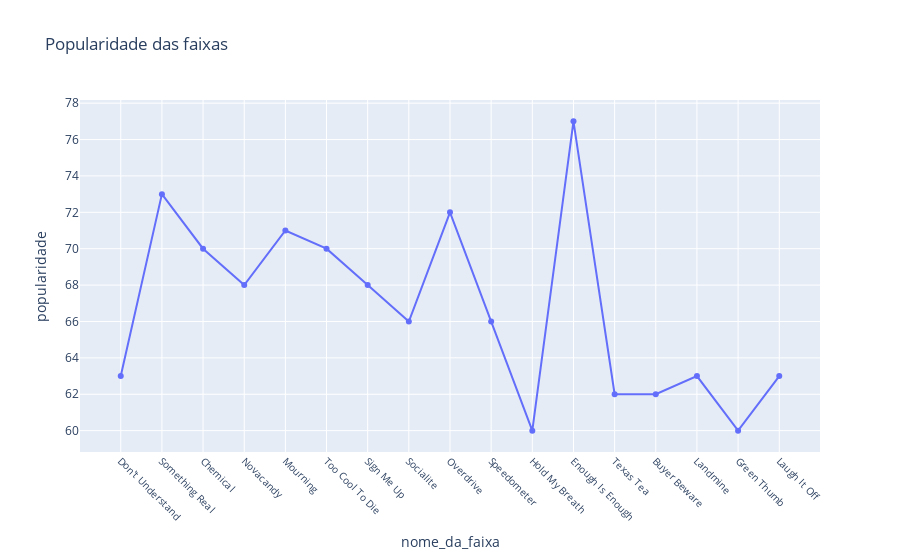

Here is the notebook cell this chart was saved with:
### Markdown cell above
Austin é um álbum que mostra a maturidade e a versatilidade de Post Malone. O álbum é uma mistura de estilos, com faixas que vão do hip hop ao rock. Post Malone demonstra sua habilidade de escrever letras com significado e sua voz única.

O álbum foi um sucesso comercial, alcançando o número dois na Billboard 200 dos Estados Unidos. O álbum também foi um sucesso de crítica, recebendo críticas positivas por sua produção, letras e voz de Post Malone.

**Aqui estão algumas comparações específicas entre **Austin** e os álbuns anteriores de Post Malone:**

* `"Chemical"` é uma faixa trap com uma melodia cativante e um refrão pop. A música é mais comercial e acessível do que as faixas trap de Post Malone.
* `"Mourning"` é uma balada melancólica que explora temas como amor e perda. A música é mais lenta e atmosférica do que as faixas trap de Post Malone.
* `"Overdrive"` é uma faixa rock com uma batida hip hop. A música é uma mistura de estilos que reflete a versatilidade de Post Malone.

### Code cell
fig = px.scatter(austin, x='nome_da_faixa', y='popularidade', title='Popularidade das faixas')
fig.update_traces(mode='lines+markers')
fig.update_xaxes(tickangle=45, tickfont=dict(size=10))  # Rotacionar os nomes das faixas e diminuir o tamanho da fonte
#fig.update_layout(height=800)  # Aumentar o tamanho do gráfico no eixo y
fig.show()

### Figure 1 — Plotly figure (JSON) as saved in the notebook; plotly's stock layout.template omitted (floating-point values rounded to 4 significant figures)
{"data": [{"hovertemplate": "nome_da_faixa=%{x}<br>popularidade=%{y}<extra></extra>", "legendgroup": "", "marker": {"color": "#636efa", "symbol": "circle"}, "mode": "lines+markers", "name": "", "orientation": "v", "showlegend": false, "type": "scatter", "x": ["Don't Understand", "Something Real", "Chemical", "Novacandy", "Mourning", "Too Cool To Die", "Sign Me Up", "Socialite", "Overdrive", "Speedometer", "Hold My Breath", "Enough Is Enough", "Texas Tea", "Buyer Beware", "Landmine", "Green Thumb", "Laugh It Off"], "xaxis": "x", "y": [63, 73, 70, 68, 71, 70, 68, 66, 72, 66, 60, 77, 62, 62, 63, 60, 63], "yaxis": "y"}], "layout": {"legend": {"tracegroupgap": 0}, "title": {"text": "Popularidade das faixas"}, "xaxis": {"anchor": "y", "domain": [0, 1], "tickangle": 45, "tickfont": {"size": 10}, "title": {"text": "nome_da_faixa"}}, "yaxis": {"anchor": "x", "domain": [0, 1], "title": {"text": "popularidade"}}}}
